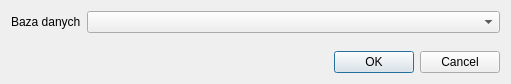
<?xml version="1.0" encoding="UTF-8"?>
<ui version="4.0">
 <class>SettingsDialog</class>
 <widget class="QDialog" name="SettingsDialog">
  <property name="windowModality">
   <enum>Qt::NonModal</enum>
  </property>
  <property name="geometry">
   <rect>
    <x>0</x>
    <y>0</y>
    <width>511</width>
    <height>84</height>
   </rect>
  </property>
  <property name="sizePolicy">
   <sizepolicy hsizetype="Preferred" vsizetype="Preferred">
    <horstretch>0</horstretch>
    <verstretch>0</verstretch>
   </sizepolicy>
  </property>
  <property name="minimumSize">
   <size>
    <width>500</width>
    <height>80</height>
   </size>
  </property>
  <property name="contextMenuPolicy">
   <enum>Qt::DefaultContextMenu</enum>
  </property>
  <property name="windowTitle">
   <string>GEOPANEL: Ustawienia wtyczki</string>
  </property>
  <layout class="QGridLayout" name="gridLayout">
   <item row="0" column="0">
    <widget class="QLabel" name="label_2">
     <property name="sizePolicy">
      <sizepolicy hsizetype="Maximum" vsizetype="Preferred">
       <horstretch>0</horstretch>
       <verstretch>0</verstretch>
      </sizepolicy>
     </property>
     <property name="text">
      <string>Baza danych</string>
     </property>
     <property name="buddy">
      <cstring>comboUstawBaza</cstring>
     </property>
    </widget>
   </item>
   <item row="2" column="0" colspan="3">
    <widget class="QDialogButtonBox" name="buttonBox">
     <property name="sizePolicy">
      <sizepolicy hsizetype="Expanding" vsizetype="Fixed">
       <horstretch>1</horstretch>
       <verstretch>0</verstretch>
      </sizepolicy>
     </property>
     <property name="autoFillBackground">
      <bool>false</bool>
     </property>
     <property name="standardButtons">
      <set>QDialogButtonBox::Cancel|QDialogButtonBox::Ok</set>
     </property>
     <property name="centerButtons">
      <bool>false</bool>
     </property>
    </widget>
   </item>
   <item row="1" column="1" colspan="2">
    <spacer name="verticalSpacer">
     <property name="orientation">
      <enum>Qt::Vertical</enum>
     </property>
     <property name="sizeHint" stdset="0">
      <size>
       <width>20</width>
       <height>20</height>
      </size>
     </property>
    </spacer>
   </item>
   <item row="0" column="1" colspan="2">
    <widget class="QComboBox" name="comboUstawBaza"/>
   </item>
  </layout>
 </widget>
 <tabstops>
  <tabstop>comboUstawBaza</tabstop>
  <tabstop>buttonBox</tabstop>
 </tabstops>
 <resources>
  <include location="resources.qrc"/>
 </resources>
 <connections>
  <connection>
   <sender>buttonBox</sender>
   <signal>clicked(QAbstractButton*)</signal>
   <receiver>SettingsDialog</receiver>
   <slot>close()</slot>
   <hints>
    <hint type="sourcelabel">
     <x>229</x>
     <y>237</y>
    </hint>
    <hint type="destinationlabel">
     <x>474</x>
     <y>249</y>
    </hint>
   </hints>
  </connection>
 </connections>
</ui>
